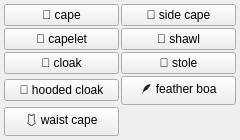
<?xml version="1.0" encoding="UTF-8"?>
<ui version="4.0">
 <class>clothes_cape_menu</class>
 <widget class="QWidget" name="clothes_cape_menu">
  <property name="geometry">
   <rect><x>0</x><y>0</y><width>240</width><height>60</height></rect>
  </property>
  <layout class="QGridLayout" name="grid">
   <property name="leftMargin"><number>4</number></property>
   <property name="topMargin"><number>4</number></property>
   <property name="rightMargin"><number>4</number></property>
   <property name="bottomMargin"><number>4</number></property>
   <property name="horizontalSpacing"><number>2</number></property>
   <property name="verticalSpacing"><number>2</number></property>
   <item row="0" column="0">
    <widget class="QPushButton" name="chk_cape">
     <property name="checkable"><bool>true</bool></property>
     <property name="text"><string>🦸 cape</string></property>
     <property name="tags" stdset="0"><string>cape</string></property>
     <property name="group" stdset="0"><string>cape</string></property>
    </widget>
   </item>
   <item row="1" column="0">
    <widget class="QPushButton" name="chk_capelet">
     <property name="checkable"><bool>true</bool></property>
     <property name="text"><string>🧣 capelet</string></property>
     <property name="tags" stdset="0"><string>capelet</string></property>
     <property name="group" stdset="0"><string>cape</string></property>
    </widget>
   </item>
   <item row="2" column="0">
    <widget class="QPushButton" name="chk_cloak">
     <property name="checkable"><bool>true</bool></property>
     <property name="text"><string>🧥 cloak</string></property>
     <property name="tags" stdset="0"><string>cloak</string></property>
     <property name="group" stdset="0"><string>cape</string></property>
    </widget>
   </item>
   <item row="3" column="0">
    <widget class="QPushButton" name="chk_hooded_cloak">
     <property name="checkable"><bool>true</bool></property>
     <property name="text"><string>🧥 hooded cloak</string></property>
     <property name="tags" stdset="0"><string>hooded cloak</string></property>
     <property name="group" stdset="0"><string>cape</string></property>
    </widget>
   </item>
   <item row="4" column="0">
    <widget class="QPushButton" name="chk_waist_cape">
     <property name="checkable"><bool>true</bool></property>
     <property name="text"><string>🩱 waist cape</string></property>
     <property name="tags" stdset="0"><string>waist cape</string></property>
     <property name="group" stdset="0"><string>cape</string></property>
    </widget>
   </item>
   <item row="0" column="1">
    <widget class="QPushButton" name="chk_side_cape">
     <property name="checkable"><bool>true</bool></property>
     <property name="text"><string>🦸 side cape</string></property>
     <property name="tags" stdset="0"><string>side cape</string></property>
     <property name="group" stdset="0"><string>cape</string></property>
    </widget>
   </item>
   <item row="1" column="1">
    <widget class="QPushButton" name="chk_shawl">
     <property name="checkable"><bool>true</bool></property>
     <property name="text"><string>🧶 shawl</string></property>
     <property name="tags" stdset="0"><string>shawl</string></property>
     <property name="group" stdset="0"><string>cape</string></property>
    </widget>
   </item>
   <item row="2" column="1">
    <widget class="QPushButton" name="chk_stole">
     <property name="checkable"><bool>true</bool></property>
     <property name="text"><string>🧣 stole</string></property>
     <property name="tags" stdset="0"><string>stole</string></property>
     <property name="group" stdset="0"><string>cape</string></property>
    </widget>
   </item>
   <item row="3" column="1">
    <widget class="QPushButton" name="chk_feather_boa">
     <property name="checkable"><bool>true</bool></property>
     <property name="text"><string>🪶 feather boa</string></property>
     <property name="tags" stdset="0"><string>feather boa</string></property>
     <property name="group" stdset="0"><string>cape</string></property>
    </widget>
   </item>
  </layout>
 </widget>
 <resources/>
 <connections/>
</ui>
